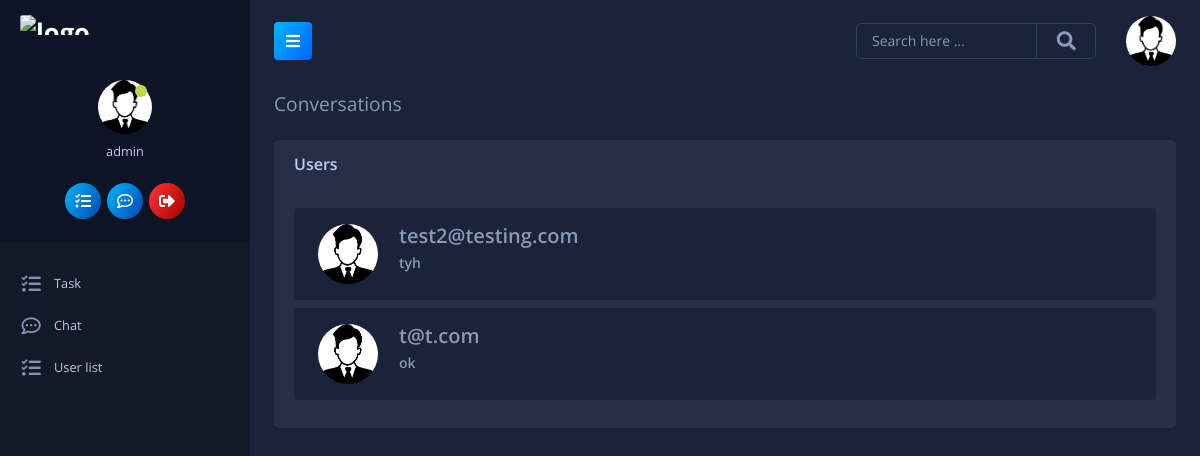
/conversations/ (signed in), run on the app's committed database.
### main/models.py (models this page shows, shortened)
class Conversation(models.Model):
    user_one = models.ForeignKey(
        User,
        on_delete=models.CASCADE,
        related_name='user_one')
    user_two = models.ForeignKey(
        User,
        on_delete=models.CASCADE,
        related_name='user_two')
    messages = models.ManyToManyField(Message, blank=True)
    updated = models.DateTimeField(auto_now=True)
    def get_last_message(self):
        if self.messages.all():
            return self.messages.all().order_by('date').last()
        return None

class Message(models.Model):
    sender = models.ForeignKey(
        User,
        on_delete=models.CASCADE,
        related_name='sender')
    receiver = models.ForeignKey(
        User,
        on_delete=models.CASCADE,
        related_name='receiver')
    text = models.TextField(max_length=1000, blank=True, null=True)
    date = models.DateTimeField(auto_now_add=True)
    seen = models.BooleanField(default=False)
    def __str__(self):
        return self.text

### main/views.py (the view)
# urls.py: path('conversations/', views.conversations, name='conversations'),
@login_required(login_url='login')
def conversations(request):
    conversations = Conversation.objects.filter(
        Q(user_one=request.user) | Q(user_two=request.user)).order_by('-updated')
    return render(request, 'main/conversations.html', {'conversations': conversations})

### main/templates/main/conversations.html
{% extends 'main/base.html' %}
{% load static %}
{% block content %}
<div class="page-header">
    <ol class="breadcrumb">
        <li class="breadcrumb-item">Conversations</li>
    </ol>
</div>
<div class="row gutters">
    <div class="col-12">
        <div class="card">
            <div class="card-header">
                <div class="card-title">Users</div>
            </div>
            <div class="card-body">
                <div class="customScroll5">
                    {% if conversations %}
                        <div class="browser-stats-container">
                            {% for conversation in conversations %}
                                <a href="{% url 'conversation' conversation.id %}" style="text-decoration: none;">
                                    <div class="browser-stats mb-2 py-3 px-4 rounded" style="background-color: #1A233A;">
                                        <div class="browser-icon d-flex">
                                            <img style="width: 60px; height: 60px; border-radius: 50%;" src="{% static 'images/user.png' %} " alt="user">
                                            <div class="ml-3">
                                                <h4>
                                                    {% if conversation.user_one == user %}
                                                        {{ conversation.user_two.username }}
                                                    {% else %}
                                                        {{ conversation.user_one.username }}
                                                    {% endif %}
                                                <p style="font-size: 14px; margin-top: 4px;">{{ conversation.get_last_message }}</p>
                                            </div>
                                        </div>
                                    </div>
                                </a>
                            {% endfor %}
                        </div>
                    {% else %}
                        <div class="alert alert-danger" role="alert">
                            No conversations found!
                        </div>
                    {% endif %}
                </div>
            </div>
        </div>
    </div>
</div>
{% endblock %}

### main/templates/main/sidebar.html (shortened to what this page needs)
{% load static %}
<nav id="sidebar" class="sidebar-wrapper">
    <div class="sidebar-brand">
        <a href="/" class="logo">
            <img id="large-logo" height="20px" src="{% static 'images/core.png' %}" alt="logo" />
        </a>
    </div>
    <div class="sidebar-user-details" style="overflow-x: hidden;">
        <div class="user-profile">
            <img width="54" height="54" src="{% static 'images/user.png' %}" alt="user" style="border-radius: 50%" />
            <span class="status-label"></span>
        </div>
        <h6 class="profile-name">
            {{ user.username }}
        </h6>
        <div class="profile-actions">
            <a href="/" data-toggle="tooltip" data-placement="top" title="" data-original-title="">
                <i class="fas fa-tasks"></i>
            </a>
            {% if user.is_superuser %}
            <a href="{% url 'conversations' %}">
                <i class="far fa-comment-dots"></i>
            </a>
            {% else %}
            <a href="{% url 'conversation' %}">
                <i class="far fa-comment-dots"></i>
            </a>
            {% endif %}
            <a href="{% url 'logout' %}" class="red" data-toggle="tooltip" data-placement="top" title="" data-original-title="Logout">
                <i class="fas fa-sign-out-alt"></i>
            </a>
        </div>
    </div>
    <div class="sidebar-content">
        <div class="sidebar-menu">
            <ul>
                <li>
                    <a href="/" class="current-page"><i class="fas fa-tasks"></i><span class="menu-text">Task</span></a>
                </li>
                <li>
                    {% if user.is_superuser %}
                    <a href="{% url 'conversations' %}">
                        <i class="far fa-comment-dots"></i>
                        <span class="menu-text">Chat</span>
                    </a>
                    {% else %}
                    <a href="{% url 'conversation' %}">
                        <i class="far fa-comment-dots"></i>
                        <span class="menu-text">Chat</span>
                    </a>
                    {% endif %}
                </li>
                <li>
                    <a href="{% url 'user_list' %}" class="current-page">
                        <i class="fas fa-tasks"></i>
                        <span class="menu-text">User list</span>
                    </a>
                </li>
            </ul>
        </div>
    </div>
</nav>

### data on the page
Conversation: user_one.username "test2@testing.com", get_last_message "tyh"
Conversation: user_one.username "t@t.com", get_last_message "ok"

### other printed values
{{ user.username }} "admin"
